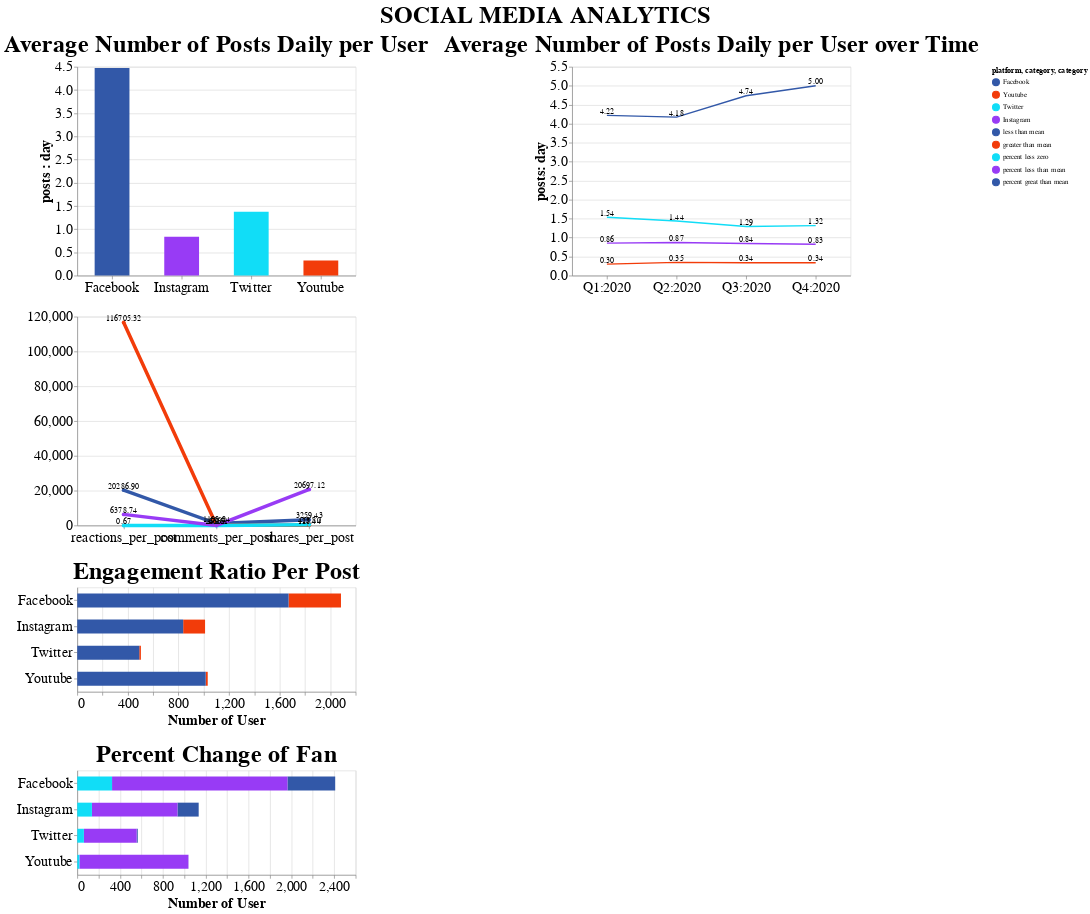

Notebook source saved alongside this figure:
### Code cell
alt.vconcat(panel1, engagement_scatter + text2 , 
            engagement_bar, percentage_bar,title=' SOCIAL MEDIA ANALYTICS'
).configure_axis(
    labelFontSize=20,
    titleFontSize=20
).configure_title(fontSize=35, offset=5, orient='top', anchor='middle')

### Figure 1 — Vega-Lite specification as saved in the notebook (floating-point values rounded to 4 significant figures)
{"config": {"view": {"continuousWidth": 400, "continuousHeight": 300}, "axis": {"labelFontSize": 20, "titleFontSize": 20}, "title": {"anchor": "middle", "fontSize": 35, "offset": 5, "orient": "top"}}, "vconcat": [{"hconcat": [{"data": {"name": "data-46e2b378f40478a6f9579667e22de0f4"}, "mark": {"type": "bar", "size": 50}, "encoding": {"color": {"condition": {"type": "nominal", "field": "platform", "scale": {"domain": ["Facebook", "Youtube", "Twitter", "Instagram"], "range": ["#3258a8", "#f23c0a", "#11ddf7", "#983bf5"]}, "selection": "Select"}, "value": "lightgray"}, "tooltip": [{"type": "nominal", "field": "platform"}, {"type": "quantitative", "field": "value", "format": ".2f", "title": "posts :day"}], "x": {"type": "nominal", "axis": {"labelAngle": 0, "title": ""}, "field": "platform"}, "y": {"type": "quantitative", "axis": {"title": "posts : day"}, "field": "value"}}, "height": 300, "selection": {"selector044": {"type": "interval", "bind": "scales", "encodings": ["x"]}}, "title": "Average Number of Posts Daily per User", "width": 400}, {"layer": [{"mark": "line", "encoding": {"color": {"condition": {"type": "nominal", "field": "platform", "scale": {"domain": ["Facebook", "Youtube", "Twitter", "Instagram"], "range": ["#3258a8", "#f23c0a", "#11ddf7", "#983bf5"]}, "selection": "Select"}, "value": "lightgray"}, "x": {"type": "nominal", "axis": {"labelAngle": 0, "title": ""}, "field": "quarter"}, "y": {"type": "quantitative", "axis": {"title": "posts: day"}, "field": "value", "scale": {"domain": [0, 5.5]}}}, "height": 300, "title": "Average Number of Posts Daily per User over Time", "width": 400}, {"mark": {"type": "text", "dx": 0, "dy": -5}, "encoding": {"text": {"condition": {"type": "quantitative", "field": "value", "format": ".2f", "selection": "Select"}, "value": ""}, "x": {"type": "nominal", "field": "quarter"}, "y": {"type": "quantitative", "field": "value"}}}], "data": {"name": "data-78442aba5f0d02dd19cd8c2a16369cd5"}}]}, {"layer": [{"mark": {"type": "line", "point": true, "size": 5}, "encoding": {"color": {"condition": {"type": "nominal", "field": "platform", "scale": {"domain": ["Facebook", "Youtube", "Twitter", "Instagram"], "range": ["#3258a8", "#f23c0a", "#11ddf7", "#983bf5"]}, "selection": "Select"}, "value": "lightgray"}, "x": {"type": "nominal", "axis": {"labelAngle": 0, "title": ""}, "field": "attribute", "sort": ["reactions_per_post", "comments_per_post", "shares_per_post"]}, "y": {"type": "quantitative", "axis": {"title": ""}, "field": "value"}}, "height": 300, "selection": {"Select": {"type": "single", "fields": ["platform"], "bind": {"input": "select", "options": ["Facebook", "Youtube", "Twitter", "Instagram"]}}}, "width": 400}, {"mark": {"type": "text", "dx": 0, "dy": -5}, "encoding": {"text": {"condition": {"type": "quantitative", "field": "value", "format": ".2f", "selection": "Select"}, "value": ""}, "x": {"type": "nominal", "field": "attribute", "sort": ["reactions_per_post", "comments_per_post", "shares_per_post"]}, "y": {"type": "quantitative", "field": "value"}}}], "data": {"name": "data-d717a8e9285e6bcdcd0a9f250f3069da"}}, {"data": {"name": "data-0e0220b8182d47c8c2ffeff0dfd4a104"}, "mark": {"type": "bar", "size": 20}, "encoding": {"color": {"condition": {"type": "nominal", "field": "category", "scale": {"domain": ["less than mean", "greater than mean", "percent less zero", "percent less than mean", "percent great than mean"], "range": ["#8bfa1b", "#097a2b", "#6205ad", "#8bfa1b", "#097a2b"]}, "selection": "Select"}, "value": "lightgray"}, "order": {"type": "nominal", "field": "category", "sort": "descending"}, "tooltip": [{"type": "nominal", "field": "platform"}, {"type": "quantitative", "field": "value"}], "x": {"type": "quantitative", "aggregate": "sum", "axis": {"labelAngle": 0, "title": "Number of User"}, "field": "value"}, "y": {"type": "nominal", "axis": {"title": ""}, "field": "platform"}}, "height": 150, "selection": {"selector041": {"type": "interval", "bind": "scales", "encodings": ["x", "y"]}, "Select": {"type": "single", "fields": ["platform"], "bind": {"input": "select", "options": ["Facebook", "Youtube", "Twitter", "Instagram"]}}}, "title": "Engagement Ratio Per Post", "width": 400}, {"data": {"name": "data-dea7cb08b45dea8fb7a9f707ac5e18ea"}, "mark": {"type": "bar", "size": 20}, "encoding": {"color": {"condition": {"type": "nominal", "field": "category", "scale": {"domain": ["less than mean", "greater than mean", "percent less zero", "percent less than mean", "percent great than mean"], "range": ["#8bfa1b", "#097a2b", "#6205ad", "#8bfa1b", "#097a2b"]}, "selection": "Select"}, "value": "lightgray"}, "order": {"type": "nominal", "field": "category", "sort": "descending"}, "tooltip": [{"type": "nominal", "field": "platform"}, {"type": "quantitative", "field": "value"}], "x": {"type": "quantitative", "aggregate": "sum", "axis": {"labelAngle": 0, "title": "Number of User"}, "field": "value"}, "y": {"type": "nominal", "axis": {"title": ""}, "field": "platform"}}, "height": 150, "selection": {"selector042": {"type": "interval", "bind": "scales", "encodings": ["x", "y"]}}, "title": "Percent Change of Fan", "width": 400}], "title": " SOCIAL MEDIA ANALYTICS", "$schema": "https://vega.github.io/schema/vega-lite/v4.8.1.json", "datasets": {"data-46e2b378f40478a6f9579667e22de0f4": [{"platform": "Facebook", "value": 4.472, "color": "#3258a8"}, {"platform": "Youtube", "value": 0.3281, "color": "#f23c0a"}, {"platform": "Twitter", "value": 1.377, "color": "#11ddf7"}, {"platform": "Instagram", "value": 0.8381, "color": "#983bf5"}], "data-78442aba5f0d02dd19cd8c2a16369cd5": [{"platform": "Facebook", "quarter": "Q1:2020", "value": 4.221, "percentage_change": 0.0, "color": "#3258a8"}, {"platform": "Facebook", "quarter": "Q2:2020", "value": 4.175, "percentage_change": -1.092, "color": "#3258a8"}, {"platform": "Facebook", "quarter": "Q3:2020", "value": 4.739, "percentage_change": 13.5, "color": "#3258a8"}, {"platform": "Facebook", "quarter": "Q4:2020", "value": 5.0, "percentage_change": 5.517, "color": "#3258a8"}, {"platform": "Youtube", "quarter": "Q1:2020", "value": 0.3034, "percentage_change": 0.0, "color": "#f23c0a"}, {"platform": "Youtube", "quarter": "Q2:2020", "value": 0.3476, "percentage_change": 14.58, "color": "#f23c0a"}, {"platform": "Youtube", "quarter": "Q3:2020", "value": 0.3406, "percentage_change": -2.034, "color": "#f23c0a"}, {"platform": "Youtube", "quarter": "Q4:2020", "value": 0.3389, "percentage_change": -0.5063, "color": "#f23c0a"}, {"platform": "Twitter", "quarter": "Q1:2020", "value": 1.537, "percentage_change": 0.0, "color": "#11ddf7"}, {"platform": "Twitter", "quarter": "Q2:2020", "value": 1.438, "percentage_change": -6.437, "color": "#11ddf7"}, {"platform": "Twitter", "quarter": "Q3:2020", "value": 1.292, "percentage_change": -10.14, "color": "#11ddf7"}, {"platform": "Twitter", "quarter": "Q4:2020", "value": 1.317, "percentage_change": 1.913, "color": "#11ddf7"}, {"platform": "Instagram", "quarter": "Q1:2020", "value": 0.8561, "percentage_change": 0.0, "color": "#983bf5"}, {"platform": "Instagram", "quarter": "Q2:2020", "value": 0.872, "percentage_change": 1.849, "color": "#983bf5"}, {"platform": "Instagram", "quarter": "Q3:2020", "value": 0.8441, "percentage_change": -3.194, "color": "#983bf5"}, {"platform": "Instagram", "quarter": "Q4:2020", "value": 0.8267, "percentage_change": -2.06, "color": "#983bf5"}], "data-d717a8e9285e6bcdcd0a9f250f3069da": [{"platform": "Facebook", "attribute": "reactions_per_post", "value": 20290.0, "color": "#3258a8", "order": 0}, {"platform": "Facebook", "attribute": "comments_per_post", "value": 1108.0, "color": "#3258a8", "order": 1}, {"platform": "Facebook", "attribute": "shares_per_post", "value": 3259.0, "color": "#3258a8", "order": 2}, {"platform": "Youtube", "attribute": "reactions_per_post", "value": 116700.0, "color": "#f23c0a", "order": 0}, {"platform": "Youtube", "attribute": "comments_per_post", "value": 166.6, "color": "#f23c0a", "order": 1}, {"platform": "Youtube", "attribute": "shares_per_post", "value": 128.4, "color": "#f23c0a", "order": 2}, {"platform": "Twitter", "attribute": "reactions_per_post", "value": 0.6658, "color": "#11ddf7", "order": 0}, {"platform": "Twitter", "attribute": "comments_per_post", "value": 4.075, "color": "#11ddf7", "order": 1}, {"platform": "Twitter", "attribute": "shares_per_post", "value": 413.8, "color": "#11ddf7", "order": 2}, {"platform": "Instagram", "attribute": "reactions_per_post", "value": 6379.0, "color": "#983bf5", "order": 0}, {"platform": "Instagram", "attribute": "comments_per_post", "value": 17.63, "color": "#983bf5", "order": 1}, {"platform": "Instagram", "attribute": "shares_per_post", "value": 20700.0, "color": "#983bf5", "order": 2}], "data-0e0220b8182d47c8c2ffeff0dfd4a104": [{"platform": "Facebook", "category": "greater than mean", "value": 414, "color": "#3258a8"}, {"platform": "Facebook", "category": "less than mean", "value": 1670, "color": "#3258a8"}, {"platform": "Youtube", "category": "greater than mean", "value": 16, "color": "#f23c0a"}, {"platform": "Youtube", "category": "less than mean", "value": 1015, "color": "#f23c0a"}, {"platform": "Twitter", "category": "greater than mean", "value": 13, "color": "#11ddf7"}, {"platform": "Twitter", "category": "less than mean", "value": 490, "color": "#11ddf7"}, {"platform": "Instagram", "category": "greater than mean", "value": 173, "color": "#983bf5"}, {"platform": "Instagram", "category": "less than mean", "value": 837, "color": "#983bf5"}], "data-dea7cb08b45dea8fb7a9f707ac5e18ea": [{"platform": "Facebook", "category": "percent great than mean", "value": 446, "color": "#3258a8"}, {"platform": "Facebook", "category": "percent less than mean", "value": 1638, "color": "#3258a8"}, {"platform": "Facebook", "category": "percent less zero", "value": 325, "color": "#3258a8"}, {"platform": "Youtube", "category": "percent great than mean", "value": 1, "color": "#f23c0a"}, {"platform": "Youtube", "category": "percent less than mean", "value": 1018, "color": "#f23c0a"}, {"platform": "Youtube", "category": "percent less zero", "value": 20, "color": "#f23c0a"}, {"platform": "Twitter", "category": "percent great than mean", "value": 10, "color": "#11ddf7"}, {"platform": "Twitter", "category": "percent less than mean", "value": 493, "color": "#11ddf7"}, {"platform": "Twitter", "category": "percent less zero", "value": 62, "color": "#11ddf7"}, {"platform": "Instagram", "category": "percent great than mean", "value": 198, "color": "#983bf5"}, {"platform": "Instagram", "category": "percent less than mean", "value": 799, "color": "#983bf5"}, {"platform": "Instagram", "category": "percent less zero", "value": 137, "color": "#983bf5"}]}}
